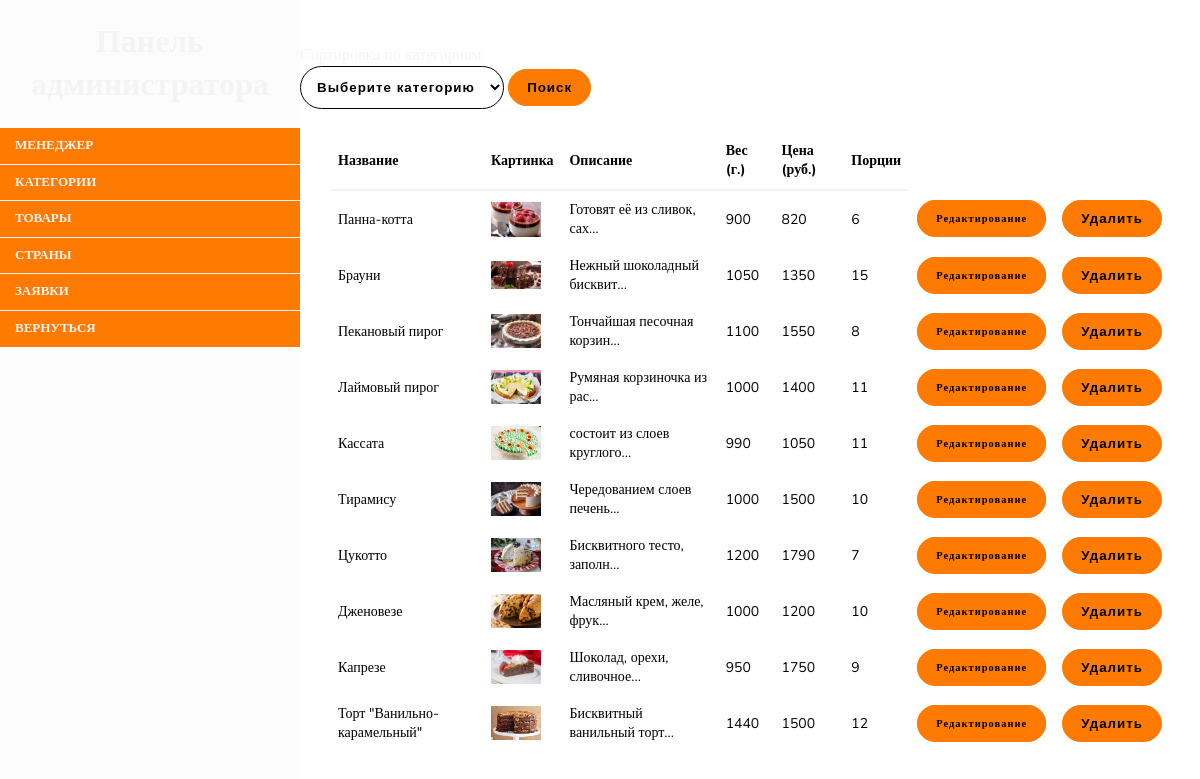
Screenshot of /products/index.php with the database file from the repository.
### tables this page shows
CREATE TABLE `products` (
  `id` int(11) NOT NULL,
  `category_id` int(11) DEFAULT NULL,
  `country_id` int(11) DEFAULT NULL,
  `name` varchar(50) DEFAULT NULL,
  `description` varchar(255) NOT NULL,
  `image` varchar(255) DEFAULT NULL,
  `numberOfServings` int(255) DEFAULT NULL,
  `weight` float DEFAULT NULL,
  `price` float DEFAULT NULL
);

### products/index.php (called while the page is built, shortened)
<?php
include $_SERVER['DOCUMENT_ROOT'] . '/bootstrap.php';
$products = $dataProd->getAllProducts();
include $_SERVER['DOCUMENT_ROOT'] . '/products/products.view.php';

### BD/Connect.php (called while the page is built, shortened)
<?php
class Connect
{
    public static function make($conn)
    {
        return new PDO(
            'mysql:host=' . $conn['host'] . ';dbname=' . $conn['dbname'],
            $conn['login'],
            $conn['password'],
            $conn['options']
        );
    }
}

### bootstrap.php (called while the page is built, shortened)
<?php
include $_SERVER['DOCUMENT_ROOT'] . '/BD/Connect.php';
include $_SERVER['DOCUMENT_ROOT'] . '/APP/Models/Product.php';
include $_SERVER['DOCUMENT_ROOT'] . '/APP/Models/ShowData.php';
$dataProd = new Product(Connect::make(CONN));

### APP/Models/Product.php (called while the page is built, shortened)
<?php
class Product
{
    protected $pdo;
    public function __construct(PDO $pdo)
    {
        $this->pdo = $pdo;
    }
    public function getAllProducts()
    {
        $stmt = $this->pdo->query('SELECT * FROM products ORDER BY category_id DESC');
        return $stmt->fetchAll();
    }
}

### APP/Models/ShowData.php (called while the page is built, shortened)
<?php
class ShowData
{
    public static function showText($data, $length = 25, $symbols = '...')
    {
        return mb_substr($data, 0, $length) . $symbols;
    }
}

### products/products.view.php (the view, shortened to what this page needs)
<?php
include $_SERVER['DOCUMENT_ROOT'] . '/templates/nav.admin.php';
?>
<div class="main">
    <form action="#" method="get" enctype="multipart/form-data">
        <div class="sort">
            <label style="color: #f4f4f4" class="text" for="category_id">Сортировка по категориям</label><br>
            <select class="t2" name="filterCategory_id" id="category_id">
                <option value="" disabled selected>Выберите категорию</option>
            </select>
            <button class="subscribe" name="searchButton">Поиск</button>
        </div>
    </form>
    <br>
    <table class="<?= $_SESSION['danger'] ?? '' ?>">
        <tr>
            <th>Название</th>
            <th>Картинка</th>
            <th>Описание</th>
            <th>Вес (г.)</th>
            <th>Цена (руб.)</th>
            <th>Порции</th>
        </tr>
        <?php foreach ($products as $product): ?>
            <tr>
                <td><?= $product->name ?></td>
                <td><img style="width: 50px;" src="/IMG/<?= $product->image ?>" alt="img"></td>
                <td><?= ShowData::showText($product->description) ?></td>
                <td><?= $product->weight ?></td>
                <td><?= $product->price ?></td>
                <td><?= $product->numberOfServings ?></td>
                <td><a style="font-size: 75%" class="subscribe" href="/products/edit.php?id=<?= $product->id ?>">Редактирование</a>
                </td>
                <td>
                    <form action="/products/deleteProduct.php" method="post">
                        <button class="subscribe" name="delete"
                                onclick="return confirm('Вы действительно хотите удалить товар?');">
                            Удалить
                        </button>
                    </form>
                </td>
            </tr>
        <?php endforeach; ?>
    </table>
</div>

### CSS/navAdmin.css (style rules this page uses)
* { padding: 0; margin: 0; }
.t2 { text-align: center; justify-content: center; background: #fff; outline: none; font-weight: bold; padding: 1%; border-radius: 25px; border: 1px solid black; letter-spacing: 1px; }
.subscribe { background: #FF7A00; outline: none; font-weight: bold; padding: 10px 18px; border-radius: 25px; border: 1px solid #FF7A00; letter-spacing: 1px; text-decoration: none; color: black; }
table { margin: 0 auto; background-color: rgba(255, 255, 255, 0.71); font-size: 14px; max-width: 70%; width: 70%; border-collapse: collapse; text-align: left; }
th { font-weight: bold; color: black; border-bottom: 2px solid #f4f4f4; padding: 10px 8px; }
td { color: black; padding: 9px 8px; transition: .3s linear; }

### rows the page displays
products: name "Панна-котта", image (picture), description "Готовят её из сливок, сах...", weight "900", price "820", numberOfServings "6"
products: name "Брауни", image (picture), description "Нежный шоколадный бисквит...", weight "1050", price "1350", numberOfServings "15"
products: name "Пекановый пирог", image (picture), description "Тончайшая песочная корзин...", weight "1100", price "1550", numberOfServings "8"
products: name "Лаймовый пирог", image (picture), description "Румяная корзиночка из рас...", weight "1000", price "1400", numberOfServings "11"
products: name "Кассата", image (picture), description "состоит из слоев круглого...", weight "990", price "1050", numberOfServings "11"
products: name "Тирамису", image (picture), description "Чередованием слоев печень...", weight "1000", price "1500", numberOfServings "10"
products: name "Цукотто", image (picture), description "Бисквитного тесто, заполн...", weight "1200", price "1790", numberOfServings "7"
products: name "Дженовезе", image (picture), description "Масляный крем, желе, фрук...", weight "1000", price "1200", numberOfServings "10"
products: name "Капрезе", image (picture), description "Шоколад, орехи, сливочное...", weight "950", price "1750", numberOfServings "9"
products: name "Торт \"Ванильно-карамельный\"", image (picture), description "Бисквитный ванильный торт...", weight "1440", price "1500", numberOfServings "12"
